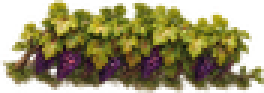
#> input picture Fantasy_Terrain_Codex/baseline/Fantasy_Tileset_Prototype55/assets/vineyard/rows/vine_row_0_aligned_native.png, 88 x 31 px (shown 3 times larger); its folder holds 3 pictures in this run
$ python vineyard_field.py
#> lines starting #> are read from the running program, lines starting #| are printed output that depends on the picture
"""A global row lattice over the union of wine cells; no per-cell phase reset."""
from pathlib import Path
from PIL import Image
from scipy.ndimage import distance_transform_edt,map_coordinates
import numpy as np,math
import coast_renderer as C
R=Path(__file__).resolve().parent/'assets/vineyard/rows';ROWS=[Image.open(R/f'vine_row_{i}_aligned_native.png').convert('RGBA') for i in range(3)]
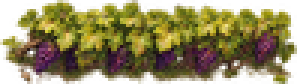
#> input picture Fantasy_Terrain_Codex/baseline/Fantasy_Tileset_Prototype55/assets/vineyard/rows/vine_row_1_aligned_native.png, 99 x 28 px (shown 3 times larger)
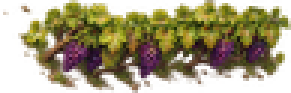
#> input picture Fantasy_Terrain_Codex/baseline/Fantasy_Tileset_Prototype55/assets/vineyard/rows/vine_row_2_aligned_native.png, 97 x 31 px (shown 3 times larger)
#> after `ROWS = [Image.open(R / f'vine_row_{i}_aligned_native.png').convert('RG`: ROWS = 3 items
def step(a,b,x):
 t=np.clip((x-a)/(b-a),0,1);return t*t*(3-2*t)
class VineyardField:
 def __init__(self,cells,presses,shape,land_mask,channel_mask=None,tile=128):
  H,W=shape;h,w=H*tile,W*tile;mask=np.zeros((H,W),bool)
  for r,c in cells:mask[r,c]=True
  mask=np.repeat(np.repeat(mask,tile,0),tile,1)&land_mask
  if channel_mask is not None:mask &= ~channel_mask
  yy,xx=np.mgrid[:h,:w];theta=math.radians(31);co=math.cos(theta);si=math.sin(theta);corners=[(0,0),(w,0),(0,h),(w,h)];u=[co*x-si*y for x,y in corners];v=[si*x+co*y for x,y in corners];umin=math.floor(min(u))-120;umax=math.ceil(max(u))+120;vmin=math.floor(min(v))-80;vmax=math.ceil(max(v))+80;plane=Image.new('RGBA',(umax-umin,vmax-vmin));placements=[]
  pitch=33;overlap=13;period=sum(im.width-overlap for im in ROWS)
  for row in range(math.floor(vmin/pitch)-2,math.ceil(vmax/pitch)+2):
   baseline=row*pitch+10;base=(row*29)%79-100;n=math.floor((umin-base)/period)-1;u0=base+n*period;j=n*3
   while u0<umax+100:
    index=(row+j)%3;im=ROWS[index];py=baseline-im.height+3;plane.alpha_composite(im,(round(u0-umin),round(py-vmin)));placements.append((row,index,u0,py));u0+=im.width-overlap;j+=1
  field=plane.transform((w,h),Image.Transform.AFFINE,(co,-si,-umin,si,co,-vmin),Image.Resampling.BICUBIC)
  a=np.asarray(field,float);dist=distance_transform_edt(np.pad(mask,1))[1:-1,1:-1];noise=(C._noise(xx+.5,yy+.5,13,4601)-.5)*3;support=step(.5,5,dist+noise)*mask
  # Press bays interrupt only the local footprint; row phase continues around them.
  for r,c in presses:
   q=((xx+.5-(c+.78125)*tile)/25)**2+((yy+.5-(r+.87)*tile)/18)**2
   bay=(1-step(.70,1.15,q))*((xx//tile)==c)*((yy//tile)==r);support*=1-bay
  a[:,:,3]*=support;self.rgba=np.uint8(np.round(a).clip(0,255));self.mask=mask;self.cells=cells;self.presses=presses;self.config={'row_pitch_px':pitch,'endpoint_overlap_px':overlap,'angle_degrees':31,'phase':'Global world coordinates, independent of cell and rendering chunk','boundary':'One cell-union mask, no internal edge inset','projection':'Low vine-row surface follows ground projection; press remains upright','outer_edge_limit':'Some row endpoints may be clipped by the external ownership boundary'}
 def composite(self,rgb,wx,wy):
  a=self.rgba[:,:,3].astype(float)/255;alpha=map_coordinates(a,[wy-.5,wx-.5],order=1,mode='nearest',prefilter=False);premult=np.stack([map_coordinates(self.rgba[:,:,k]*a,[wy-.5,wx-.5],order=1,mode='nearest',prefilter=False) for k in range(3)],axis=2);return rgb*(1-alpha[:,:,None])+premult
